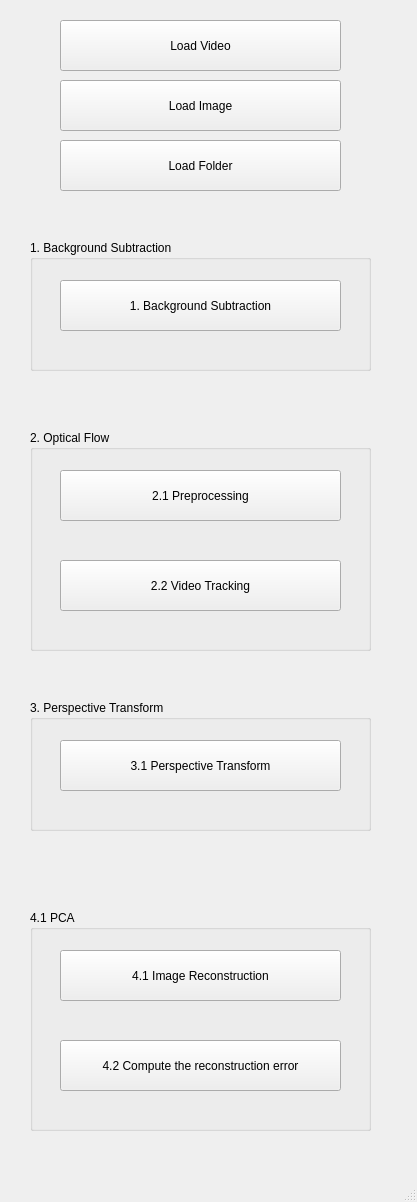
<?xml version="1.0" encoding="UTF-8"?>
<ui version="4.0">
 <class>MainWindow</class>
 <widget class="QMainWindow" name="MainWindow">
  <property name="geometry">
   <rect>
    <x>0</x>
    <y>0</y>
    <width>417</width>
    <height>1202</height>
   </rect>
  </property>
  <property name="windowTitle">
   <string>2022 CvDl Hw2</string>
  </property>
  <widget class="QWidget" name="centralwidget">
   <widget class="QGroupBox" name="groupBackgroundSubtraction">
    <property name="geometry">
     <rect>
      <x>30</x>
      <y>240</y>
      <width>341</width>
      <height>131</height>
     </rect>
    </property>
    <property name="title">
     <string>1. Background Subtraction</string>
    </property>
    <widget class="QPushButton" name="pushButtonBackgroundSubtraction">
     <property name="geometry">
      <rect>
       <x>30</x>
       <y>40</y>
       <width>281</width>
       <height>51</height>
      </rect>
     </property>
     <property name="text">
      <string>1. Background Subtraction</string>
     </property>
    </widget>
   </widget>
   <widget class="QPushButton" name="pushButtonLoadVideo">
    <property name="geometry">
     <rect>
      <x>60</x>
      <y>20</y>
      <width>281</width>
      <height>51</height>
     </rect>
    </property>
    <property name="text">
     <string>Load Video</string>
    </property>
   </widget>
   <widget class="QPushButton" name="pushButtonLoadImage">
    <property name="geometry">
     <rect>
      <x>60</x>
      <y>80</y>
      <width>281</width>
      <height>51</height>
     </rect>
    </property>
    <property name="text">
     <string>Load Image</string>
    </property>
   </widget>
   <widget class="QPushButton" name="pushButtonLoadFolder">
    <property name="geometry">
     <rect>
      <x>60</x>
      <y>140</y>
      <width>281</width>
      <height>51</height>
     </rect>
    </property>
    <property name="text">
     <string>Load Folder</string>
    </property>
   </widget>
   <widget class="QGroupBox" name="groupOpticalFlow">
    <property name="geometry">
     <rect>
      <x>30</x>
      <y>430</y>
      <width>341</width>
      <height>221</height>
     </rect>
    </property>
    <property name="title">
     <string>2. Optical Flow</string>
    </property>
    <widget class="QPushButton" name="pushButtonPreprocessing">
     <property name="geometry">
      <rect>
       <x>30</x>
       <y>40</y>
       <width>281</width>
       <height>51</height>
      </rect>
     </property>
     <property name="text">
      <string>2.1 Preprocessing</string>
     </property>
    </widget>
    <widget class="QPushButton" name="pushButtonVideoTracking">
     <property name="geometry">
      <rect>
       <x>30</x>
       <y>130</y>
       <width>281</width>
       <height>51</height>
      </rect>
     </property>
     <property name="text">
      <string>2.2 Video Tracking</string>
     </property>
    </widget>
   </widget>
   <widget class="QGroupBox" name="groupPerspectiveTransform">
    <property name="geometry">
     <rect>
      <x>30</x>
      <y>700</y>
      <width>341</width>
      <height>131</height>
     </rect>
    </property>
    <property name="title">
     <string>3. Perspective Transform</string>
    </property>
    <widget class="QPushButton" name="pushButtonPerspectiveTransform">
     <property name="geometry">
      <rect>
       <x>30</x>
       <y>40</y>
       <width>281</width>
       <height>51</height>
      </rect>
     </property>
     <property name="text">
      <string>3.1 Perspective Transform</string>
     </property>
    </widget>
   </widget>
   <widget class="QGroupBox" name="groupPCA">
    <property name="geometry">
     <rect>
      <x>30</x>
      <y>910</y>
      <width>341</width>
      <height>221</height>
     </rect>
    </property>
    <property name="title">
     <string>4.1 PCA</string>
    </property>
    <widget class="QPushButton" name="pushButtonImageReconstruction">
     <property name="geometry">
      <rect>
       <x>30</x>
       <y>40</y>
       <width>281</width>
       <height>51</height>
      </rect>
     </property>
     <property name="text">
      <string>4.1 Image Reconstruction</string>
     </property>
    </widget>
    <widget class="QPushButton" name="pushButtonComputeTheReconstructionError">
     <property name="geometry">
      <rect>
       <x>30</x>
       <y>130</y>
       <width>281</width>
       <height>51</height>
      </rect>
     </property>
     <property name="text">
      <string>4.2 Compute the reconstruction error</string>
     </property>
    </widget>
   </widget>
  </widget>
  <widget class="QStatusBar" name="statusbar"/>
 </widget>
 <resources/>
 <connections/>
</ui>
